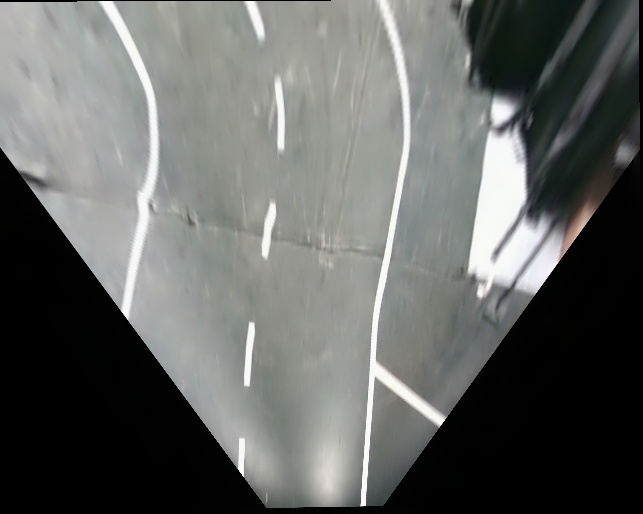
//> input picture parking/result.jpg, 643 x 514 px, given in place of raw_img_0.jpg, which was not available
$ ./main   (built with g++ and OpenCV 4)
//> lines starting //> are read from the running program, lines starting //| are printed output that depends on the picture; after the words box and inside, x2 and y2 are one past the last pixel; in counts of white or black regions, pixels touching at a corner belong together; pictures that were not available may be replaced by others from this repository, and a replacement may not be noted
### camera_processing/main.hpp
double homography_data_psaf1000_old[9] = {
    -1.128139320032404, -1.7651539029081702, 558.6164818357079,
    0.008608093346863271, -5.500168598030595, 1443.136709876157,
    3.626174265624273e-05, -0.007086442782150568, 1.0};
double homography_data_psaf1000[9] = {
    -1.457496948008007, -2.2191400364157974, 693.1213147317343,
    0.016392739886867583, -7.085888863424718, 1373.3538575298383,
    2.7245597636513663e-05, -0.009299074870704811, 1.0};
double homography_data_psaf1000_wider[9] = {
    -1.292647040542012, -2.9644706663624953, 722.7746234622502,
    0.014571325976530337, -6.298569281531482, 1220.7592525637147,
    2.7245596705395877e-05, -0.009299076219158845, 1.0};

double homography_data_juan_daniel_hd[9] = {
    -3.405114138990458, -8.424546836001635, 1306.0723717743485,
    -0.4010313412675393, -16.013713357190248, 2041.407620865595,
    -0.000592193334817703, -0.026136198374075298, 1.0};

const int IMG_WIDTH = 640;
const int IMG_HEIGHT = 480;
const int X_DIST_CALIB = 680;  // distance to the end of the ROI in pixels from the rear wheel axis
const int X_FAR = 680;      // pixels in car coordinates (in the future in mm)
const int X_CLOSE = 320;    // pixels in car coordinates (in the future in mm)

### parking/main.cpp
// C++ program for the above approach
#include <iostream>
#include <fstream>
#include <opencv2/core/core.hpp>
#include <cmath>

// Library to include for
// drawing shapes
#include <opencv2/highgui/highgui.hpp>
#include <opencv2/imgproc.hpp>      // contours
#include <stdio.h>
#include <opencv2/opencv.hpp>
#include <opencv2/stitching.hpp>

// para el manejo de strings
#include <sstream>
#include <iomanip>

#include <opencv2/ximgproc.hpp>

// for blobs
#include <opencv2/features2d.hpp>

#include "main.hpp"

void parking_detection_test(int set, int expSet);
void test_img_stitching();
cv::Mat parking_detection(cv::Mat img);
cv::Mat get_eagle_view(cv::Mat img_in);
cv::Mat imgStitching(cv::Mat img1, cv::Mat img2);
cv::Mat projectOnRaw(cv::Mat raw, cv::Mat classified);

int main (int argc, char *argv[]){
    int set = 2;
    int expSet = 3;    // 0 para run, 1 para lisiado, 2 para tracking, 3 invalido
    if(argc > 1){
        set = atoi(argv[1]);
        if(argc > 2){
            expSet = atoi(argv[2]);
        }
    }

    parking_detection_test(set, expSet);
    // test_img_stitching();


    return 0;
}

void test_img_stitching(){
    cv::Mat result, raw1, raw2;
    int img_id = 165;
    raw1 = cv::imread("/home/ubi/usb/final_este_si02/raw_img_167.jpg");
    raw2 = cv::imread("/home/ubi/usb/final_este_si02/raw_img_169.jpg");
    result = imgStitching(raw1, raw2);
    cv::imshow("result", result);
    cv::waitKey(0);
    return;
}

void parking_detection_test(int set, int expSet){
//> called with set = 2, expSet = 3
    int frame = 0;
    std::string root_path, cam_img_name;
    cv::Mat og_img, parking_img;

    std::string local_root_path = "/home/ubi/usb/";  // pa' camilo
    // std::string local_root_path = "/home/daniel/Documentos/TU/PSAF/TUDa_PSAF/camera_processing/";  // pa' Daniel


    std::stringstream ss;
    ss << std::setw(2) << std::setfill('0') << set;
    std::string run_id_string = ss.str();
    root_path = local_root_path + "invalido" + run_id_string + "/";

    // root_path = "/home/ubi/usb/run" + run_id_string + "/";
    // root_path = "/home/ubi/TUDa_PSAF/camera_processing/test/"; // path for camilo
    // root_path = "/home/daniel/Documentos/TU/PSAF/TUDa_PSAF/camera_processing/test/"; // path for Daniel
    cv::Mat raw_info;

    for(;; frame++){
        cam_img_name = root_path + "raw_img_" + std::to_string(frame) + ".jpg";        // hasta la 2 está con png, de ahí en adelante con .jpg
        std::cout << "Frame: " << std::to_string(frame) << " at: " << cam_img_name << std::endl;
        og_img = cv::imread(cam_img_name);
//> og_img is the input picture: 514 rows x 643 cols, CV_8UC3; mean B, G, R 98.9, 101, 99.2
        parking_img = parking_detection(og_img);
        raw_info = projectOnRaw(og_img, parking_img);
        cv::imshow("Parking detection", parking_img);
        cv::imwrite(root_path+"parking_detection_"+std::to_string(frame) + ".jpg", parking_img);
        cv::imshow("Parking detection on raw", raw_info);
        cv::imwrite(root_path+"parking_detection_on_raw_"+std::to_string(frame) + ".jpg", raw_info);
        cv::waitKey(30);
    }
    return;
}

cv::Mat imgStitching(cv::Mat img1, cv::Mat img2){
    cv::Mat result, eagle1, eagle2;
    eagle1 = get_eagle_view(img1);
    eagle2 = get_eagle_view(img2);

    bool divide_images = false;
    // cv::Stitcher::Mode mode = cv::Stitcher::PANORAMA;
    cv::Stitcher::Mode mode = cv::Stitcher::SCANS;
    std::vector<cv::Mat> imgs={eagle1, eagle2};
    std::string result_name = "result.jpg";

    cv::Ptr<cv::Stitcher> stitcher = cv::Stitcher::create(mode);
    cv::Stitcher::Status status = stitcher->stitch(imgs, result);

    // cv::imwrite(result_name, result);


    return result;
}

cv::Mat parking_detection(cv::Mat img){

    cv::Mat classified = cv::Mat().zeros(img.size(), CV_8UC3);
    cv::Mat gray, blurred, binary, binary_eagle;
    cv::cvtColor(img, gray, cv::COLOR_BGR2GRAY);
    cv::GaussianBlur(gray, blurred, cv::Size(9, 9), 0, 0, cv::BORDER_DEFAULT);
    int block_size=101, const_subtrahend=-50;
    cv::adaptiveThreshold(blurred, binary, 255, cv::ADAPTIVE_THRESH_GAUSSIAN_C, cv::THRESH_BINARY, block_size, const_subtrahend);
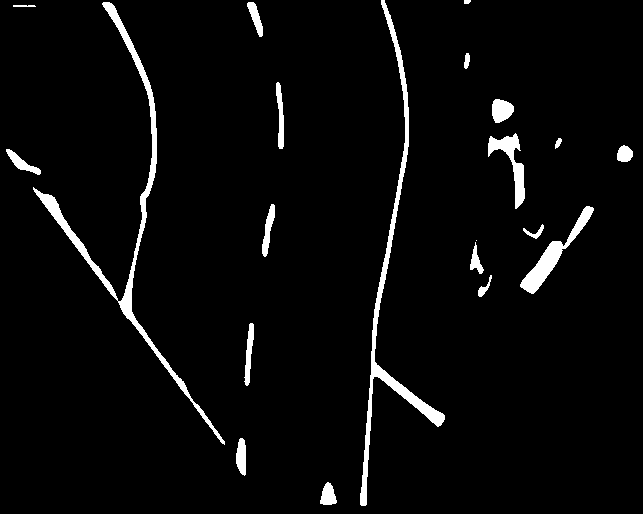
//> binary: 514 rows x 643 cols, CV_8UC1; 3.8% white; 21 white regions (1 under 20 px)
    binary_eagle = get_eagle_view(binary);
//> in get_eagle_view, `cv::warpPerspective(img_in, projected, homography, cv::Size(640, 490));`:
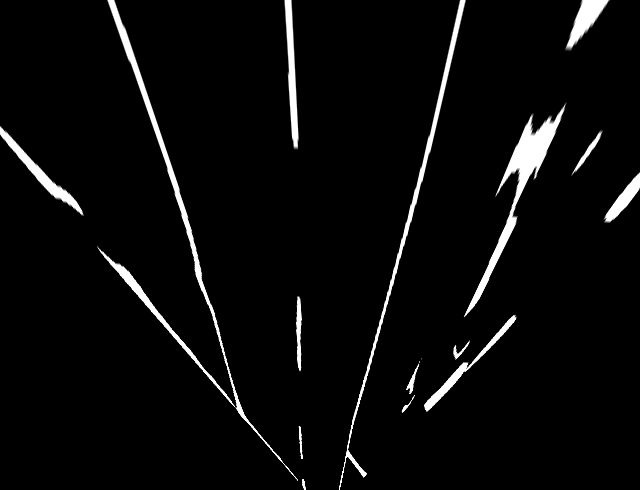
//> projected: 490 rows x 640 cols, CV_8UC1; min 0, max 255, mean 10.4

    // [14 lines of commented-out code are left out]

    std::vector<std::vector<cv::Point>> cnt;
    std::vector<cv::Vec4i> hierarchy;
    cv::findContours(binary_eagle, cnt, hierarchy, cv::RETR_CCOMP, cv::CHAIN_APPROX_NONE); // usefull for finding the parking spot
//> cnt = 16 contours, 2 with area under 20; largest, box (x1, y1, x2, y2) and area: (96, 0, 298, 481) 3130, (463, 102, 567, 318) 2879, (339, 0, 466, 490) 1872, (0, 125, 85, 216) 1030, (284, 0, 299, 150) 1008
    // cv::findContours(test2, cnt, hierarchy, cv::RETR_CCOMP, cv::CHAIN_APPROX_NONE); // usefull for finding the parking spot
    // cv::findContours(binary_eagle, cntAll, hierarchyAll, cv::RETR_EXTERNAL, cv::CHAIN_APPROX_NONE); // gets only the external contours

    std::vector<bool> isPerpendicularParking(cnt.size(), false);
    std::vector<cv::Rect> boundRect(cnt.size());
    std::vector<cv::RotatedRect> boundMinArea(cnt.size());
    cv::Point2f rotatedRectPoints_aux[4];
    std::vector<cv::Vec4f> lineCnt(cnt.size());

    int cntBiggestIdx = -1;
    size_t cntBiggestSize = 0;

    cv::Point centerParkingSpot;

    for (int i=0; i<cnt.size(); i++){
        if (cnt.at(i).size() > 300 && cnt.at(i).size() < 450 && hierarchy.at(i)[3]!=-1)   isPerpendicularParking.at(i) = true;
        cv::drawContours(classified, cnt, i, cv::Scalar(100,100,100), cv::FILLED, cv::LINE_8);
    }
//> this loop made 16 passes
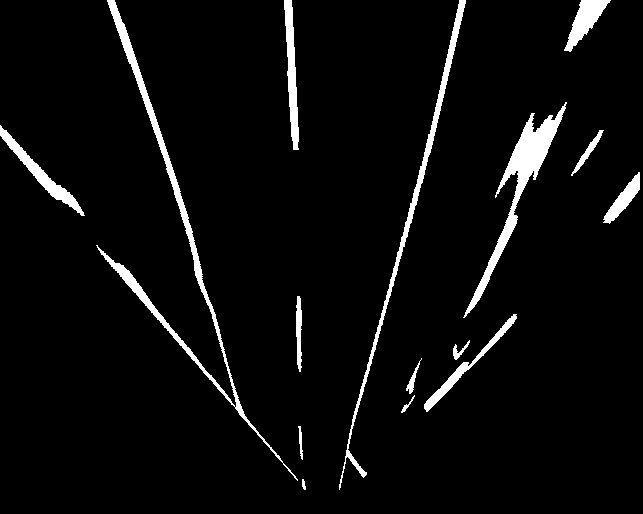
//> classified: 514 rows x 643 cols, CV_8UC3; values 0 (black) and 100 (white), 4.6% white; 15 white regions, largest, box (x1, y1, x2, y2) and area: (96, 0, 298, 481) 3796, (463, 102, 567, 318) 3172, (339, 0, 466, 490) 2389

    for (size_t i=0; i<cnt.size(); i++){
        boundRect[i] = cv::boundingRect(cnt[i]);
        boundMinArea[i] = cv::minAreaRect(cnt[i]);

        if (isPerpendicularParking.at(i)){
            cv::rectangle(classified, boundRect[i].tl(), boundRect[i].br(), cv::Scalar(150,150,150), 1, cv::LINE_8);
            cv::drawContours(classified, cnt, i, cv::Scalar(255,0,0), cv::FILLED, cv::LINE_8);
            boundMinArea[i].points(rotatedRectPoints_aux);
            for (int j=0; j<4; j++) cv::line(classified, rotatedRectPoints_aux[j], rotatedRectPoints_aux[(j+1)%4], cv::Scalar(255,255,255));
            cv::putText(classified, std::to_string(cnt.at(i).size()), cv::Point(boundRect[i].x, boundRect[i].y+15), cv::FONT_HERSHEY_COMPLEX_SMALL , 0.8, CV_RGB(255,255,255), 1, cv::LINE_8, false);
            centerParkingSpot = cv::Point(boundRect[i].x + boundRect[i].width / 2, boundRect[i].y + boundRect[i].height / 2);
            cv::circle(classified, centerParkingSpot, 5, cv::Scalar(0, 255, 0), 2);
        }
    }
//> after the loop, rotatedRectPoints_aux = 4 Points (x, y): [0, 0], [0, 0], [0, 0], [0, 0]
    // cv::imshow("Test", test);
    return classified;
}

cv::Mat get_eagle_view(cv::Mat img_in){
    cv::Mat projected;
    cv::Mat homography;
    homography = (cv::Mat(3, 3, CV_64F, homography_data_juan_daniel_hd)).clone();
    // cv::warpPerspective(img_in, projected, homography, cv::Size(640, 490), cv::INTER_LINEAR, cv::BORDER_REPLICATE);
    cv::warpPerspective(img_in, projected, homography, cv::Size(640, 490));
    return projected;
}

cv::Mat projectOnRaw(cv::Mat raw, cv::Mat classified){
    cv::Mat raw_eagle, raw_eagle_bg, homography, raw_superposed_roi, raw_superposed_roi_eagle, class_mask, class_mask_inv, class_gray, class_fg;
    homography = (cv::Mat(3, 3, CV_64F, homography_data_juan_daniel_hd)).clone();
    cv::warpPerspective(raw, raw_eagle, homography, cv::Size(640, 480));            // project to eagle perspective
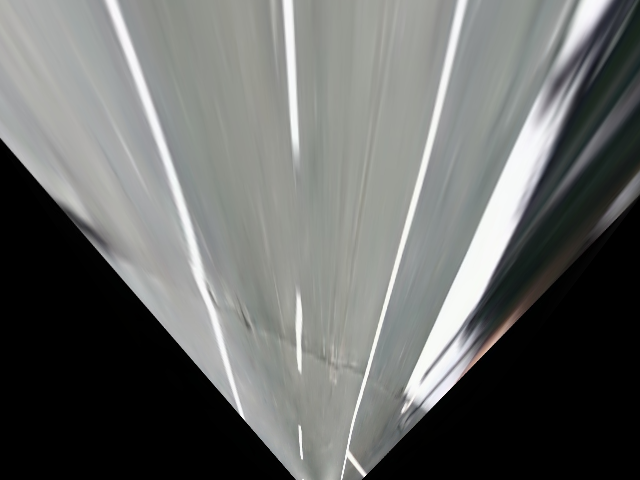
//> raw_eagle: 480 rows x 640 cols, CV_8UC3; mean B, G, R 104.1, 105.9, 104.1
    cv::cvtColor(classified, class_gray, cv::COLOR_BGR2GRAY);                       // color to grayscale
    cv::threshold(class_gray, class_mask_inv, 1, 255, cv::THRESH_BINARY_INV);       // take regions in black (inverse of low threshold)
//> (the run ends here: the program stops with an error, at `cv::bitwise_and(raw_eagle, raw_eagle, raw_eagle_bg, class_mask_inv);`)
